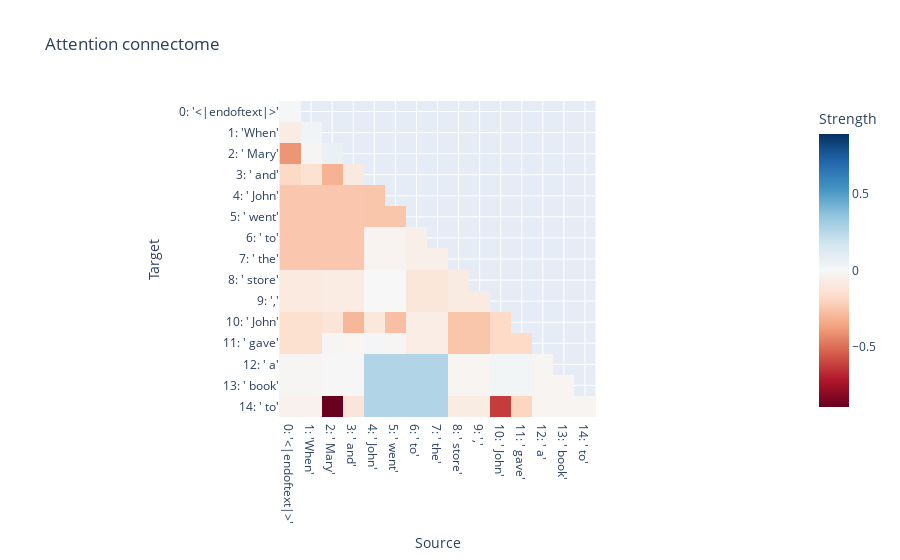

The cell this chart's notebook holds for it:
### Code cell
threshold = 0.3
prompt = "When Mary and John went to the store, John gave a book to"
corrupt_prompt = "When Tom and Sarah went to the store, Felix gave a book to"
c = core.connectom(model, prompt,
                   core.logit_diff_metric(model, ' Mary', ' John'),
                   core.ZeroPattern(),
                   # core.CorruptIntervention(model, prompt, corrupt_prompt),
                   # core.CropIntervention(model, prompt),
                   # core.BasicStrategy(),
                   # d.BacktrackBisectStrategy(threshold),
                   # d.BacktrackingStrategy(threshold),
                   core.BisectStrategy(threshold),
                   )
core.plot_attn_connectome(model, prompt, c).show()
graph = core.plot_graphviz_connectome(model, prompt, c, threshold=threshold).pipe('svg').decode('utf-8')
SVG(graph)

### Figure 1 — Plotly figure (JSON) as saved in the notebook; plotly's stock layout.template omitted (floating-point values rounded to 4 significant figures; data arrays with more than 128 entries replaced by an {"elided": "..."} marker saying what was removed)
{"data": [{"coloraxis": "coloraxis", "name": "0", "x": ["0: '<|endoftext|>'", "1: 'When'", "2: ' Mary'", "3: ' and'", "4: ' John'", "5: ' went'", "6: ' to'", "7: ' the'", "8: ' store'", "9: ','", "10: ' John'", "11: ' gave'", "12: ' a'", "13: ' book'", "14: ' to'"], "y": ["0: '<|endoftext|>'", "1: 'When'", "2: ' Mary'", "3: ' and'", "4: ' John'", "5: ' went'", "6: ' to'", "7: ' the'", "8: ' store'", "9: ','", "10: ' John'", "11: ' gave'", "12: ' a'", "13: ' book'", "14: ' to'"], "z": {"elided": "15x15 float values"}, "type": "heatmap", "xaxis": "x", "yaxis": "y", "hovertemplate": "Source: %{x}<br>Target: %{y}<br>Strength: %{z}<extra></extra>"}], "layout": {"xaxis": {"anchor": "y", "domain": [0.0, 1.0], "scaleanchor": "y", "constrain": "domain", "title": {"text": "Source"}}, "yaxis": {"anchor": "x", "domain": [0.0, 1.0], "autorange": "reversed", "constrain": "domain", "title": {"text": "Target"}}, "coloraxis": {"colorbar": {"title": {"text": "Strength"}}, "colorscale": [[0.0, "rgb(103,0,31)"], [0.1, "rgb(178,24,43)"], [0.2, "rgb(214,96,77)"], [0.3, "rgb(244,165,130)"], [0.4, "rgb(253,219,199)"], [0.5, "rgb(247,247,247)"], [0.6, "rgb(209,229,240)"], [0.7, "rgb(146,197,222)"], [0.8, "rgb(67,147,195)"], [0.9, "rgb(33,102,172)"], [1.0, "rgb(5,48,97)"]], "cmid": 0}, "title": {"text": "Attention connectome"}}}
